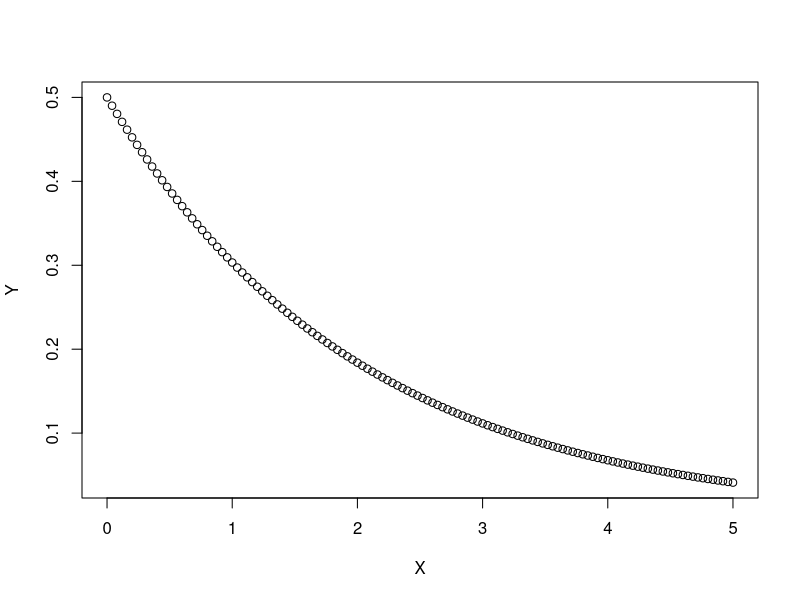
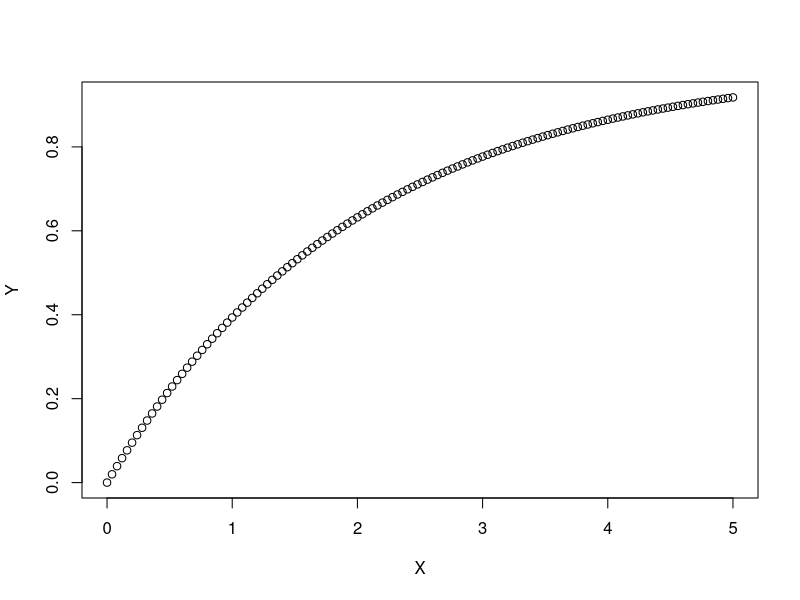
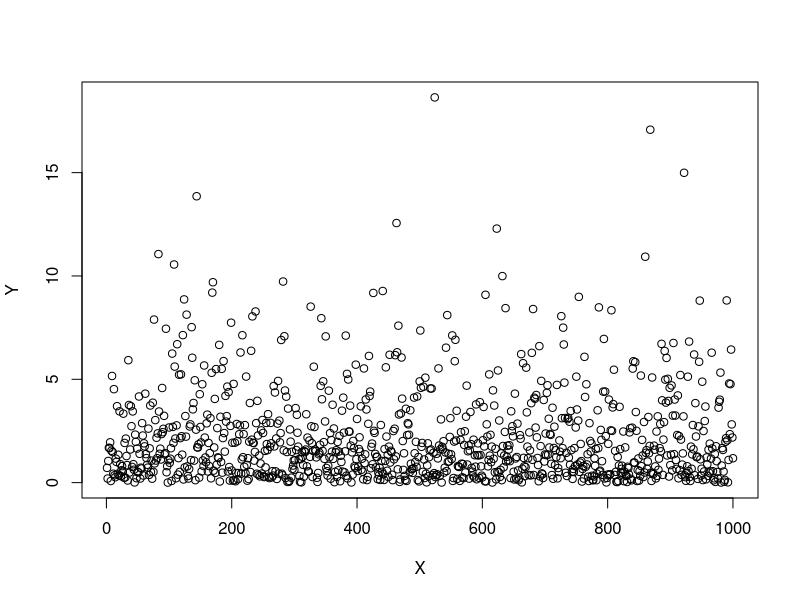
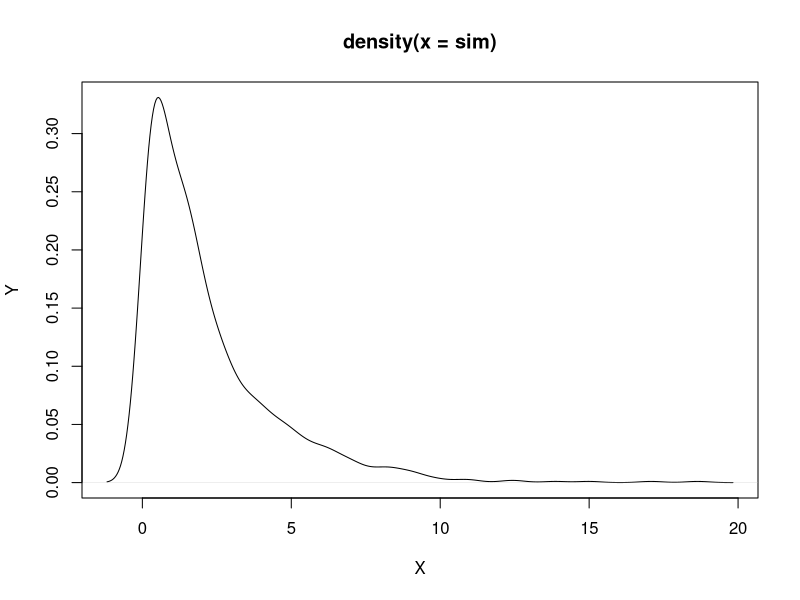

The R source for these figures, in order:
#Q1
1-punif(45,0,60)
punif(45,0,60,lower.tail = FALSE)
punif(30,0,60) - punif(20,0,60)

#Q2
#(a)
dexp(3,0.5)

#(b)
x<- seq(0,5,0.04)
y<- dexp(x,0.5)
plot(x,y, xlab = "X", ylab = "Y")

#(c)
pexp(3,0.5)

#(d)
x<- seq(0,5,0.04)
y<- pexp(x,0.5)
plot(x,y, xlab = "X", ylab = "Y")

#(e)
n = 1000
sim = rexp(n,0.5)
plot(sim,xlab = "X", ylab = "Y")
plot(density(sim),xlab = "X", ylab = "Y")


#Q3
#do it like this only
#(a)
alpha = 2
beta = 1/3
pgamma(1,shape = alpha, scale= beta, lower.tail= FALSE)

#(b)
qgamma(0.70, shape = alpha, scale= beta)
